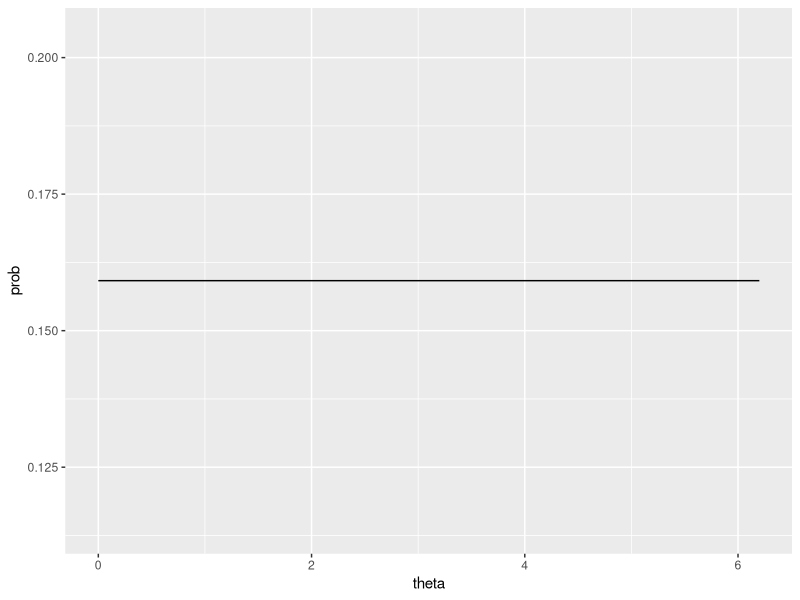

Write the R code that produced this figure. (Note: this script raises an error after producing the figure.)
library(dplyr)
library(tidyverse)
library(foreach)
library(ggthemes)
library(circular)

# project normal func
ff <- function(theta,mu,Sigma){
  u = matrix(c(cos(theta),sin(theta)),ncol=1)
  A = t(u) %*% solve(Sigma) %*% u
  B = t(u) %*% solve(Sigma) %*% mu
  C = (-1/2) * (t(mu) %*% solve(Sigma) %*% mu)
  tmp = B/sqrt(A)
  p = (1/(2*pi*A*sqrt(det(Sigma)))) * exp(C) * 
    (1 + tmp*pnorm(tmp,0,1)/dnorm(tmp,0,1))
  return(p)
}

# 平均 0  
mu = matrix(c(0,0),ncol=1); 
sigma1 = 1; sigma2 = 1; rho = 0
Sigma = matrix(c(sigma1^2,rho*sigma1*sigma2,
                 rho*sigma1*sigma2,sigma2^2),ncol=2)

# 予測値をプロット
theta <- seq(0, 2 * pi ,0.1)
x <- foreach(i=theta, .combine = c) %do% ff(i,mu,Sigma) 

data.frame(theta = theta,prob = x) %>% 
  ggplot(aes(x = theta, y = prob)) + 
  geom_line() 

# 非対称分布 
mu = matrix(c(-0.19,2.09),ncol=1); 
sigma1 = 1.58; sigma2 = 1.4; rho = -0.84
Sigma = matrix(c(sigma1^2,rho*sigma1*sigma2,
                 rho*sigma1*sigma2,sigma2^2),ncol=2)

# 予測値をプロット
theta <- seq(0, 2 * pi ,0.1)
x <- foreach(i=circular(theta), .combine = c) %do% projected_normal_circular(i,mu,Sigma) 
data.frame(theta = theta,prob = x) %>% 
  ggplot(aes(x = theta, y = prob)) + 
  geom_line() 

ff <- function(x) dpnorm(x, mu=mu, sigma=Sigma)
par(mar = c(0,0,0,0))
curve.circular(ff, shrink=1.6,n=1000,cex=1.4,lwd=2)

# project normal 2峰性
mu = matrix(c(-0.24,0.15),ncol=1); 
sigma1 = 0.458; sigma2 = 1.5; rho = 0.15
Sigma = matrix(c(sigma1^2,rho*sigma1*sigma2,
                 rho*sigma1*sigma2,sigma2^2),ncol=2)
# 予測値をプロット
theta <- seq(0, 2 * pi ,0.1)
x <- foreach(i=theta, .combine = c) %do% projected_normal_circular(i,mu,Sigma) 

data.frame(theta = theta,prob = x) %>% 
  ggplot(aes(x = theta, y = prob)) + 
  geom_line() 

ff <- function(x) dpnorm(x, mu=mu, sigma=Sigma)
par(mar = c(0,0,0,0))
curve.circular(ff, shrink=1.6,n=1000,cex=1.4,lwd=2)

# project normal 共分散行列 = I
mu = matrix(c(-1.2,-0.95),ncol=1)
Sigma = matrix(c(1,0,0,1),ncol=2)

# 予測値をプロット
theta <- seq(0, 2 * pi ,0.1)
x <- foreach(i=theta, .combine = c) %do% projected_normal_circular(i,mu,Sigma) 

data.frame(theta = theta,prob = x) %>% 
  ggplot(aes(x = theta, y = prob)) + 
  geom_line() 

ff <- function(x) dpnorm(x, mu=mu, sigma=Sigma)
par(mar = c(0,0,0,0))
curve.circular(ff, shrink=1.6,n=1000,cex=1.4,lwd=2)
# von Mises sample

x <- foreach(i=theta, .combine = c) %do% dvonmises(i, mu=circular(3/4), kappa=5)
data.frame(theta = theta,prob = x) %>% 
  ggplot(aes(x = theta, y = prob)) + 
  geom_line() 

## 平均方向の説明
plot(c(circular(pi/3),circular(5*pi/3)),shrink = 1)
arrows.circular(c(circular(pi/3),circular(5*pi/3)))
arrows.circular(circular(0),col=4,cex=50,lty=5)
arrows.circular(circular(pi),col=4,cex=50,lty=5)
